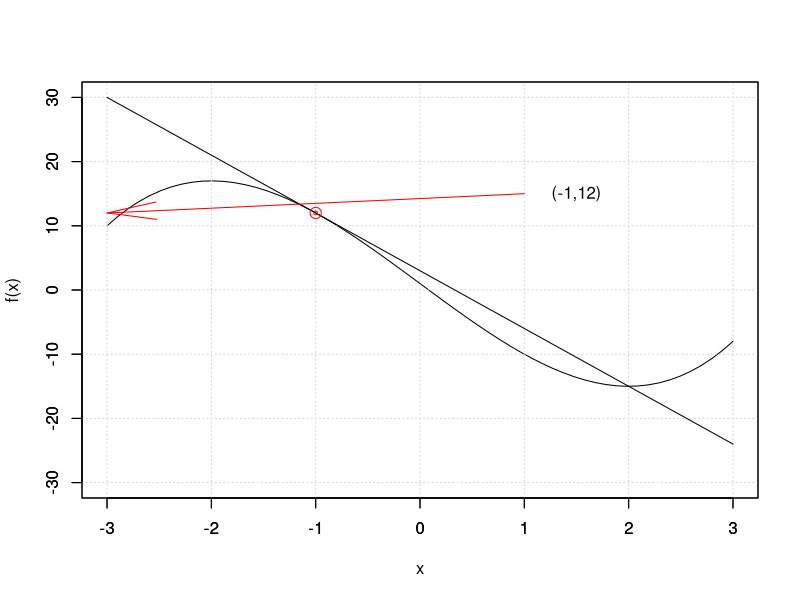
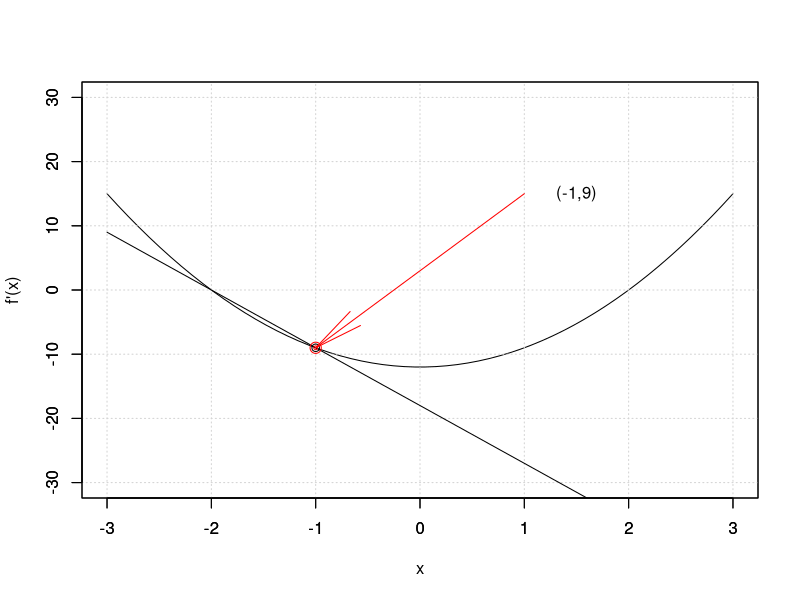
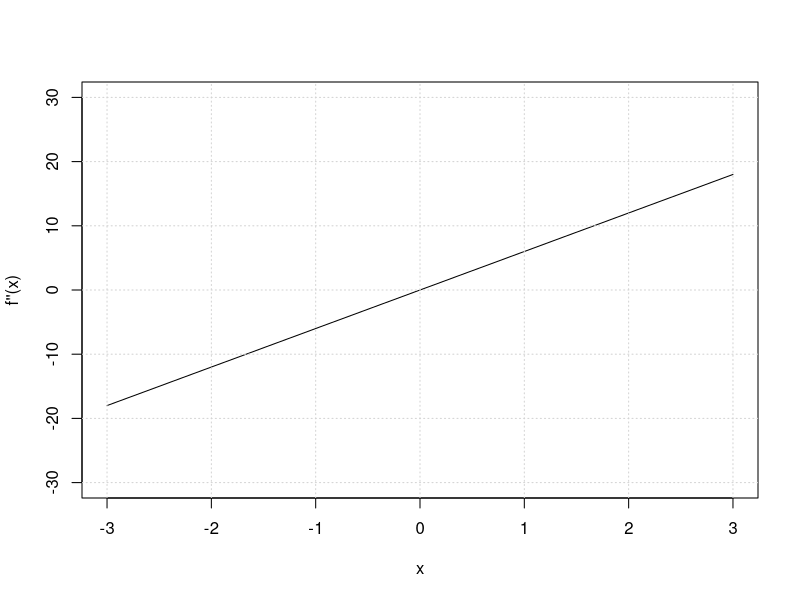

Write R code to recreate these figures, in order.
#data
x<- seq(-3,3,length=60)

#function definition f(x)
f <- function(x){
   x^3 - 12*x + 1
}

#for higher order derivatives, but never used
diff <- function(expression,x,n){
  if(n==1) return(eval(D(expression,"x")))
  else diff(D(expression,"x"),n-1)
}

#to compute df(x)/dx 
df <- function(x,n=1){
  if(n < 1) stop("'order' must be >= 1") 
  if(n == 1) eval(D(expression(x^3 - 12*x + 1),"x"))
  else
    diff(D(expression(x^3 - 12*x + 1),"x"),x,n-1)  
}

#calculating taylor approximation
taylor_term=function(x1,y1,n=1){
  y1 + eval(df(x1,n))*(x-x1)^n/factorial(n)
}


#plot for f(x)
plot(x,f(x),type='l',xlim=c(-3,3),ylim=c(-30,30),ylab="f(x)")
grid()
par(new=TRUE)

#plotting the taylor approximation 
plot(x,taylor_term(-1,f(-1)),type='l',
     xlim=c(-3,3),ylim=c(-30,30),xlab="",ylab="")

#plotting the tangential point
points(-1,f(-1),cex=.5,col="red")
points(-1,f(-1),cex=1.5,col="red")

#for arrow and text
arrows(1,15,x1=-3,y1=f(-1),length =0.5,angle=10,col="red")
text(1.5,15,label="(-1,12)")


#plot for tangential approximation point for f'(x)
plot(x,df(x),type='l',xlim=c(-3,3),ylim=c(-30,30),ylab="f'(x)")
grid()
par(new=TRUE)

#plotting the taylor approximation
plot(x,taylor_term(-1,df(-1)),type='l',
     xlim=c(-3,3),ylim=c(-30,30),xlab="",ylab="")

#plotting the tangential points
points(-1,df(-1))
points(-1,df(-1),cex=.5,col="red")
points(-1,df(-1),cex=1.5,col="red")

#arrows and text
arrows(1,15,x1=-1,y1=df(-1),length =0.5,angle=10,col="red")
text(1.5,15,label="(-1,9)")

plot(x,df(x,2),type='l',xlim=c(-3,3),ylim=c(-30,30),ylab="f''(x)")
grid()